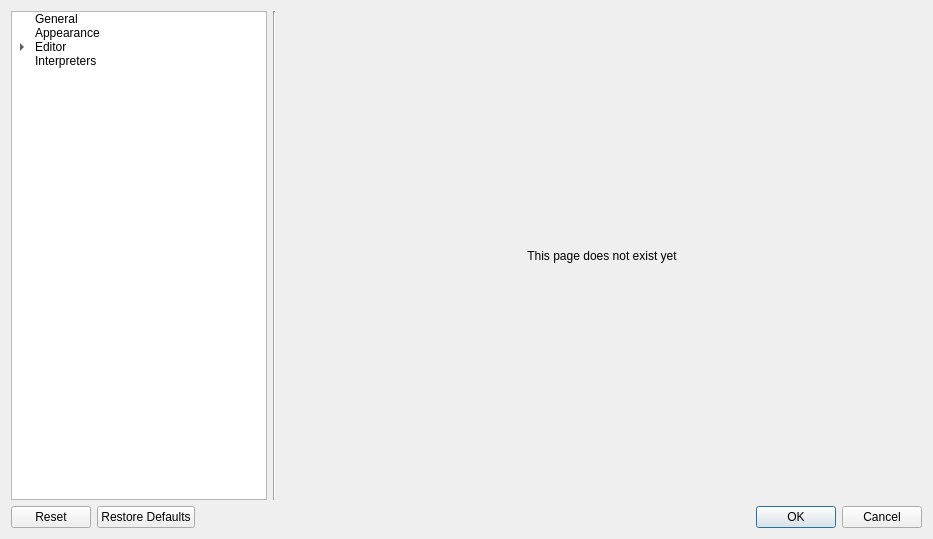
<?xml version="1.0" encoding="UTF-8"?>
<ui version="4.0">
 <class>Dialog</class>
 <widget class="QDialog" name="Dialog">
  <property name="geometry">
   <rect>
    <x>0</x>
    <y>0</y>
    <width>933</width>
    <height>539</height>
   </rect>
  </property>
  <property name="windowTitle">
   <string>Dialog</string>
  </property>
  <layout class="QVBoxLayout" name="verticalLayout">
   <item>
    <layout class="QHBoxLayout" name="horizontalLayout">
     <property name="rightMargin">
      <number>0</number>
     </property>
     <item>
      <widget class="QTreeWidget" name="categories">
       <property name="sizePolicy">
        <sizepolicy hsizetype="Preferred" vsizetype="Expanding">
         <horstretch>0</horstretch>
         <verstretch>0</verstretch>
        </sizepolicy>
       </property>
       <attribute name="headerVisible">
        <bool>false</bool>
       </attribute>
       <column>
        <property name="text">
         <string>item</string>
        </property>
       </column>
       <item>
        <property name="text">
         <string>General</string>
        </property>
        <property name="icon">
         <iconset theme="preferences-system" resource="qidle.qrc">
          <normaloff>:/icons/Preferences-system.png</normaloff>:/icons/Preferences-system.png</iconset>
        </property>
       </item>
       <item>
        <property name="text">
         <string>Appearance</string>
        </property>
        <property name="icon">
         <iconset theme="applications-graphics">
          <normaloff/>
         </iconset>
        </property>
       </item>
       <item>
        <property name="text">
         <string>Editor</string>
        </property>
        <property name="icon">
         <iconset theme="text">
          <normaloff/>
         </iconset>
        </property>
        <item>
         <property name="text">
          <string>Modes</string>
         </property>
        </item>
        <item>
         <property name="text">
          <string>Panels</string>
         </property>
        </item>
       </item>
       <item>
        <property name="text">
         <string>Interpreters</string>
        </property>
        <property name="icon">
         <iconset resource="qidle.qrc">
          <normaloff>:/icons/interpreter-sys.png</normaloff>:/icons/interpreter-sys.png</iconset>
        </property>
       </item>
      </widget>
     </item>
     <item>
      <widget class="Line" name="line">
       <property name="orientation">
        <enum>Qt::Vertical</enum>
       </property>
      </widget>
     </item>
     <item>
      <widget class="QStackedWidget" name="pages">
       <property name="sizePolicy">
        <sizepolicy hsizetype="Minimum" vsizetype="Preferred">
         <horstretch>0</horstretch>
         <verstretch>0</verstretch>
        </sizepolicy>
       </property>
       <widget class="QWidget" name="pageNotFound">
        <layout class="QGridLayout" name="gridLayout">
         <item row="0" column="0">
          <widget class="QLabel" name="label">
           <property name="text">
            <string>This page does not exist yet</string>
           </property>
           <property name="alignment">
            <set>Qt::AlignCenter</set>
           </property>
          </widget>
         </item>
        </layout>
       </widget>
      </widget>
     </item>
    </layout>
   </item>
   <item>
    <widget class="QDialogButtonBox" name="buttons">
     <property name="orientation">
      <enum>Qt::Horizontal</enum>
     </property>
     <property name="standardButtons">
      <set>QDialogButtonBox::Cancel|QDialogButtonBox::Ok|QDialogButtonBox::Reset|QDialogButtonBox::RestoreDefaults</set>
     </property>
    </widget>
   </item>
  </layout>
 </widget>
 <resources>
  <include location="qidle.qrc"/>
 </resources>
 <connections>
  <connection>
   <sender>buttons</sender>
   <signal>accepted()</signal>
   <receiver>Dialog</receiver>
   <slot>accept()</slot>
   <hints>
    <hint type="sourcelabel">
     <x>248</x>
     <y>254</y>
    </hint>
    <hint type="destinationlabel">
     <x>157</x>
     <y>274</y>
    </hint>
   </hints>
  </connection>
  <connection>
   <sender>buttons</sender>
   <signal>rejected()</signal>
   <receiver>Dialog</receiver>
   <slot>reject()</slot>
   <hints>
    <hint type="sourcelabel">
     <x>316</x>
     <y>260</y>
    </hint>
    <hint type="destinationlabel">
     <x>286</x>
     <y>274</y>
    </hint>
   </hints>
  </connection>
 </connections>
</ui>
